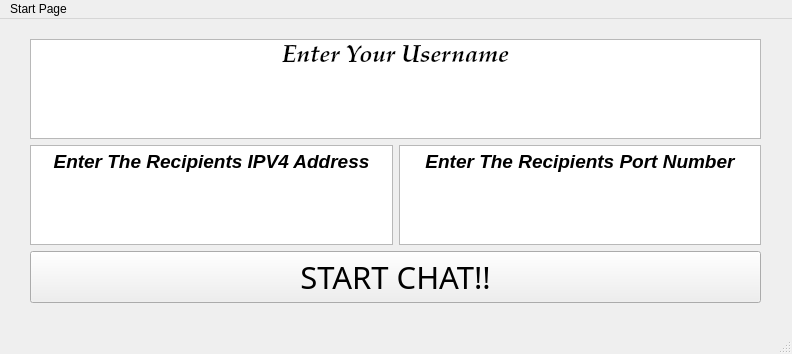
<?xml version="1.0" encoding="UTF-8"?>
<ui version="4.0">
 <class>Ui_Form</class>
 <widget class="QMainWindow" name="Ui_Form">
  <property name="geometry">
   <rect>
    <x>0</x>
    <y>0</y>
    <width>792</width>
    <height>354</height>
   </rect>
  </property>
  <property name="windowTitle">
   <string>ChatApplication</string>
  </property>
  <widget class="QWidget" name="centralwidget">
   <widget class="QWidget" name="verticalLayoutWidget">
    <property name="geometry">
     <rect>
      <x>30</x>
      <y>20</y>
      <width>731</width>
      <height>264</height>
     </rect>
    </property>
    <layout class="QVBoxLayout" name="verticalLayout">
     <item>
      <widget class="QTextEdit" name="nameTextEdit">
       <property name="font">
        <font>
         <family>Palatino Linotype</family>
        </font>
       </property>
       <property name="html">
        <string>&lt;!DOCTYPE HTML PUBLIC &quot;-//W3C//DTD HTML 4.0//EN&quot; &quot;http://www.w3.org/TR/REC-html40/strict.dtd&quot;&gt;
&lt;html&gt;&lt;head&gt;&lt;meta name=&quot;qrichtext&quot; content=&quot;1&quot; /&gt;&lt;style type=&quot;text/css&quot;&gt;
p, li { white-space: pre-wrap; }
&lt;/style&gt;&lt;/head&gt;&lt;body style=&quot; font-family:'Palatino Linotype'; font-size:8.25pt; font-weight:400; font-style:normal;&quot;&gt;
&lt;p align=&quot;center&quot; style=&quot; margin-top:0px; margin-bottom:0px; margin-left:0px; margin-right:0px; -qt-block-indent:0; text-indent:0px;&quot;&gt;&lt;span style=&quot; font-family:'MS Shell Dlg 2'; font-size:18pt; font-weight:600; font-style:italic;&quot;&gt;Enter Your Username&lt;/span&gt;&lt;/p&gt;&lt;/body&gt;&lt;/html&gt;</string>
       </property>
      </widget>
     </item>
     <item>
      <layout class="QHBoxLayout" name="horizontalLayout">
       <item>
        <widget class="QTextEdit" name="hostTextEdit">
         <property name="html">
          <string>&lt;!DOCTYPE HTML PUBLIC &quot;-//W3C//DTD HTML 4.0//EN&quot; &quot;http://www.w3.org/TR/REC-html40/strict.dtd&quot;&gt;
&lt;html&gt;&lt;head&gt;&lt;meta name=&quot;qrichtext&quot; content=&quot;1&quot; /&gt;&lt;style type=&quot;text/css&quot;&gt;
p, li { white-space: pre-wrap; }
&lt;/style&gt;&lt;/head&gt;&lt;body style=&quot; font-family:'MS Shell Dlg 2'; font-size:8.25pt; font-weight:400; font-style:normal;&quot;&gt;
&lt;p align=&quot;center&quot; style=&quot; margin-top:0px; margin-bottom:0px; margin-left:0px; margin-right:0px; -qt-block-indent:0; text-indent:0px;&quot;&gt;&lt;span style=&quot; font-size:14pt; font-weight:600; font-style:italic;&quot;&gt;Enter The Recipients IPV4 Address&lt;/span&gt;&lt;/p&gt;&lt;/body&gt;&lt;/html&gt;</string>
         </property>
        </widget>
       </item>
       <item>
        <widget class="QTextEdit" name="portTextEdit">
         <property name="html">
          <string>&lt;!DOCTYPE HTML PUBLIC &quot;-//W3C//DTD HTML 4.0//EN&quot; &quot;http://www.w3.org/TR/REC-html40/strict.dtd&quot;&gt;
&lt;html&gt;&lt;head&gt;&lt;meta name=&quot;qrichtext&quot; content=&quot;1&quot; /&gt;&lt;style type=&quot;text/css&quot;&gt;
p, li { white-space: pre-wrap; }
&lt;/style&gt;&lt;/head&gt;&lt;body style=&quot; font-family:'MS Shell Dlg 2'; font-size:8.25pt; font-weight:400; font-style:normal;&quot;&gt;
&lt;p align=&quot;center&quot; style=&quot; margin-top:0px; margin-bottom:0px; margin-left:0px; margin-right:0px; -qt-block-indent:0; text-indent:0px;&quot;&gt;&lt;span style=&quot; font-size:14pt; font-weight:600; font-style:italic;&quot;&gt;Enter The Recipients Port Number&lt;/span&gt;&lt;/p&gt;&lt;/body&gt;&lt;/html&gt;</string>
         </property>
        </widget>
       </item>
      </layout>
     </item>
     <item>
      <widget class="QPushButton" name="pushButton">
       <property name="font">
        <font>
         <family>Onyx</family>
         <pointsize>23</pointsize>
         <weight>50</weight>
         <italic>false</italic>
         <bold>false</bold>
         <stylestrategy>PreferAntialias</stylestrategy>
        </font>
       </property>
       <property name="text">
        <string>START CHAT!!</string>
       </property>
       <property name="autoDefault">
        <bool>true</bool>
       </property>
      </widget>
     </item>
    </layout>
   </widget>
  </widget>
  <widget class="QMenuBar" name="menubar">
   <property name="geometry">
    <rect>
     <x>0</x>
     <y>0</y>
     <width>792</width>
     <height>21</height>
    </rect>
   </property>
   <widget class="QMenu" name="menuLogin_Page">
    <property name="title">
     <string>Start Page</string>
    </property>
   </widget>
   <addaction name="menuLogin_Page"/>
  </widget>
  <widget class="QStatusBar" name="statusbar"/>
 </widget>
 <resources/>
 <connections/>
</ui>
